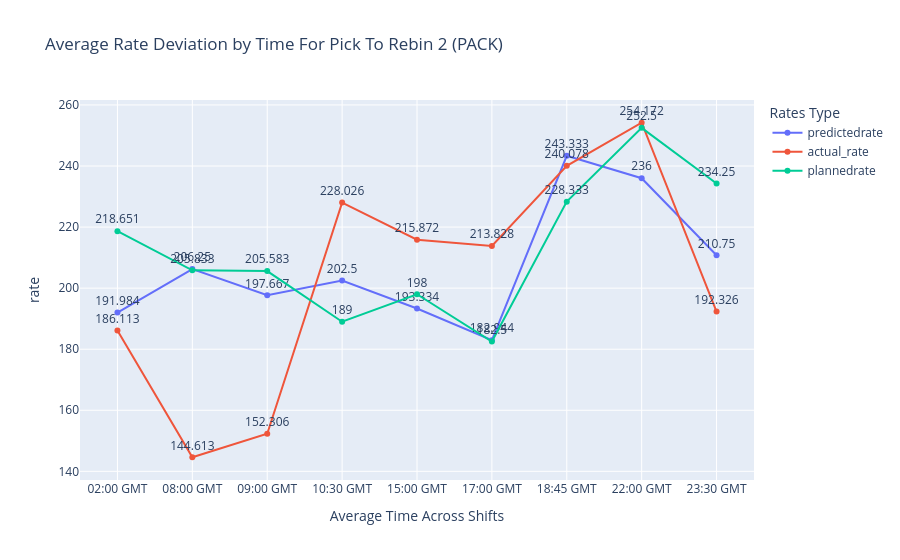

Here is the notebook cell this chart was saved with:
### Code cell
p2r2_long = p2r2_time.melt(
    id_vars='interval_start_local',
    value_vars=['predictedrate', 'actual_rate', 'plannedrate'],
    var_name='rate_type',
    value_name='rate'
)

fig = px.line(
    p2r2_long,
    x='interval_start_local',
    y='rate',
    color='rate_type',
    markers=True,
    text='rate',
    title='Average Rate Deviation by Time For Pick To Rebin 2 (PACK)',
    labels={ 'interval_start_local': 'Average Time Across Shifts',
            'rates': 'Aggregated Rates Across Shift',
            'rate_type': 'Rates Type'}
)
fig.update_traces(textposition='top center')
fig.show()

### Figure 1 — Plotly figure (JSON) as saved in the notebook; plotly's stock layout.template omitted (floating-point values rounded to 4 significant figures)
{"data": [{"hovertemplate": "Rates Type=predictedrate<br>Average Time Across Shifts=%{x}<br>rate=%{text}<extra></extra>", "legendgroup": "predictedrate", "line": {"color": "#636efa", "dash": "solid"}, "marker": {"symbol": "circle"}, "mode": "lines+markers+text", "name": "predictedrate", "orientation": "v", "showlegend": true, "text": [192.0, 206.2, 197.7, 202.5, 193.3, 182.9, 243.3, 236.0, 210.8], "textposition": "top center", "type": "scatter", "x": ["02:00 GMT", "08:00 GMT", "09:00 GMT", "10:30 GMT", "15:00 GMT", "17:00 GMT", "18:45 GMT", "22:00 GMT", "23:30 GMT"], "xaxis": "x", "y": [192.0, 206.2, 197.7, 202.5, 193.3, 182.9, 243.3, 236.0, 210.8], "yaxis": "y"}, {"hovertemplate": "Rates Type=actual_rate<br>Average Time Across Shifts=%{x}<br>rate=%{text}<extra></extra>", "legendgroup": "actual_rate", "line": {"color": "#EF553B", "dash": "solid"}, "marker": {"symbol": "circle"}, "mode": "lines+markers+text", "name": "actual_rate", "orientation": "v", "showlegend": true, "text": [186.1, 144.6, 152.3, 228.0, 215.9, 213.8, 240.1, 254.2, 192.3], "textposition": "top center", "type": "scatter", "x": ["02:00 GMT", "08:00 GMT", "09:00 GMT", "10:30 GMT", "15:00 GMT", "17:00 GMT", "18:45 GMT", "22:00 GMT", "23:30 GMT"], "xaxis": "x", "y": [186.1, 144.6, 152.3, 228.0, 215.9, 213.8, 240.1, 254.2, 192.3], "yaxis": "y"}, {"hovertemplate": "Rates Type=plannedrate<br>Average Time Across Shifts=%{x}<br>rate=%{text}<extra></extra>", "legendgroup": "plannedrate", "line": {"color": "#00cc96", "dash": "solid"}, "marker": {"symbol": "circle"}, "mode": "lines+markers+text", "name": "plannedrate", "orientation": "v", "showlegend": true, "text": [218.7, 205.8, 205.6, 189.0, 198.0, 182.5, 228.3, 252.5, 234.2], "textposition": "top center", "type": "scatter", "x": ["02:00 GMT", "08:00 GMT", "09:00 GMT", "10:30 GMT", "15:00 GMT", "17:00 GMT", "18:45 GMT", "22:00 GMT", "23:30 GMT"], "xaxis": "x", "y": [218.7, 205.8, 205.6, 189.0, 198.0, 182.5, 228.3, 252.5, 234.2], "yaxis": "y"}], "layout": {"legend": {"title": {"text": "Rates Type"}, "tracegroupgap": 0}, "title": {"text": "Average Rate Deviation by Time For Pick To Rebin 2 (PACK)"}, "xaxis": {"anchor": "y", "domain": [0, 1], "title": {"text": "Average Time Across Shifts"}}, "yaxis": {"anchor": "x", "domain": [0, 1], "title": {"text": "rate"}}}}
